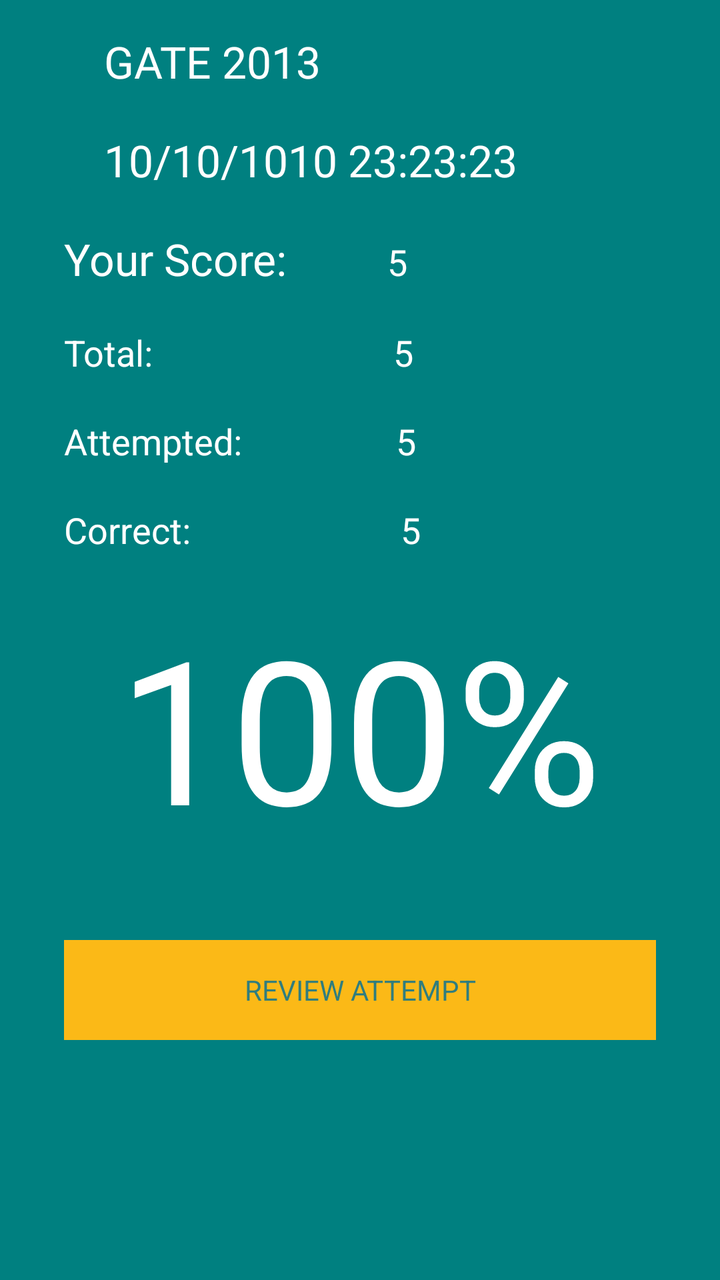
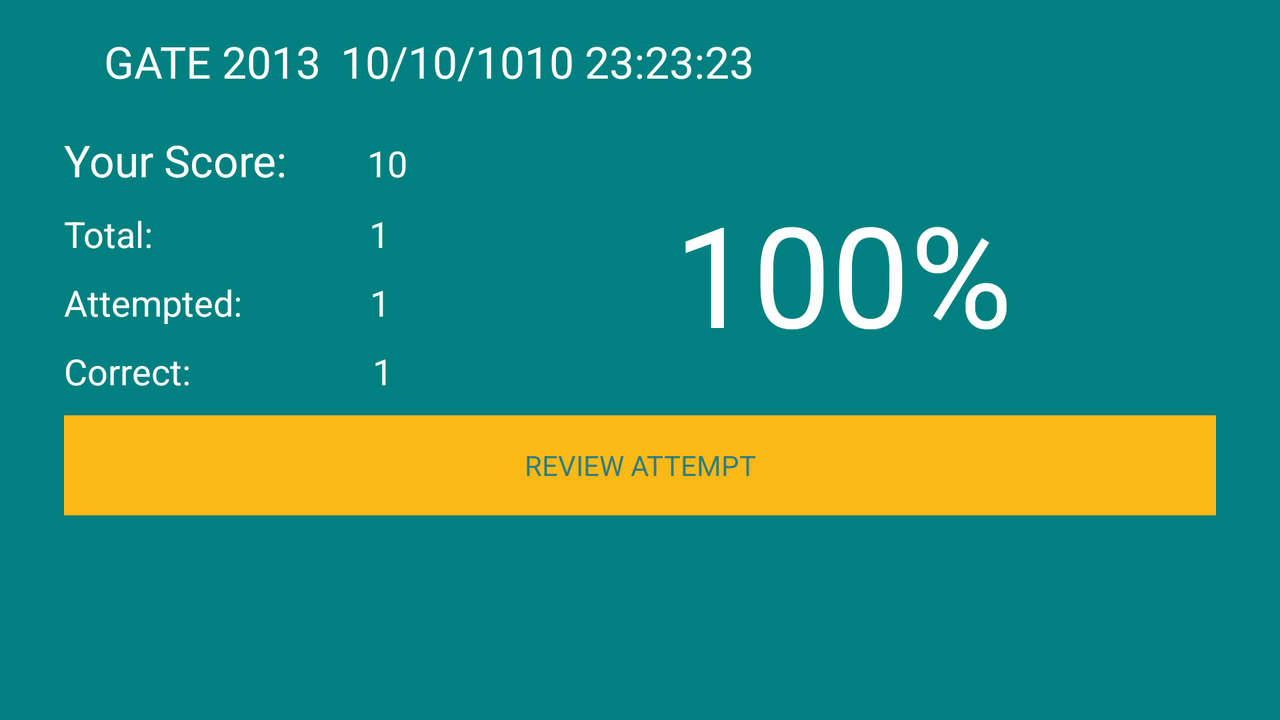

The same Android screen from two of the app's own layout files: first res/layout/ as a phone draws it, then the repository's variant for another configuration, drawn on a device whose configuration selects that folder. Both files follow.
<!-- AndroidManifest.xml: application theme AppTheme -->
<!-- res/layout/review_attempt_score_board.xml -->
<LinearLayout xmlns:android="http://schemas.android.com/apk/res/android"
    xmlns:tools="http://schemas.android.com/tools"
    android:layout_width="match_parent"
    android:layout_height="match_parent"
    android:paddingBottom="@dimen/activity_vertical_margin"
    android:paddingLeft="@dimen/activity_horizontal_margin"
    android:paddingRight="@dimen/activity_horizontal_margin"
    android:paddingTop="@dimen/activity_vertical_margin"
    android:orientation="vertical"
    android:background="@color/babyblue"
    tools:context=".ReviewAttemptScore" >

    <LinearLayout
 		android:layout_width="fill_parent"
		android:layout_height="wrap_content"
        android:orientation="vertical"
        android:layout_marginLeft="20dp"
        android:layout_marginRight="40dp"
        android:paddingLeft="@dimen/activity_horizontal_margin"
        android:paddingRight="@dimen/activity_horizontal_margin" >
    
    <TextView
        android:id="@+id/QuizName"
        android:layout_width="wrap_content"
        android:layout_height="wrap_content"
        android:layout_marginBottom="20dp"
        android:textColor="@color/white"
        android:text="GATE 2013"
        android:textAppearance="?android:attr/textAppearanceLarge" />
	
    <TextView
        	android:id="@+id/DateAndTime"
        	android:layout_width="wrap_content"
        	android:layout_height="wrap_content"
        	android:layout_marginBottom="20dp"
        	android:layout_marginRight="10dp"
        	android:textColor="@color/white"
        	android:text="10/10/1010 23:23:23"
        	android:textAppearance="?android:attr/textAppearanceLarge" />
    
    </LinearLayout>
    
    <LinearLayout
 		android:layout_width="fill_parent"
		android:layout_height="wrap_content"
        android:orientation="horizontal"
        android:paddingLeft="@dimen/activity_horizontal_margin"
        android:paddingRight="@dimen/activity_horizontal_margin" >
    
    <TextView
        android:id="@+id/Score"
        android:layout_width="wrap_content"
        android:layout_height="wrap_content"
        android:text="Your Score:"
        android:textColor="@color/white"
        android:layout_marginBottom="20dp"
        android:textAppearance="?android:attr/textAppearanceLarge" />

    <TextView
        	android:id="@+id/userScore"
        	android:layout_width="wrap_content"
        	android:layout_height="wrap_content"
        	android:layout_marginRight="40dp"
        	android:layout_marginBottom="20dp"
        	android:textColor="@color/white"
        	android:text="5"
        	android:layout_marginLeft="50dp"
        	android:textAppearance="?android:attr/textAppearanceMedium" />
    
    </LinearLayout>
    
    <LinearLayout
 		android:layout_width="fill_parent"
		android:layout_height="wrap_content"
        android:orientation="horizontal"
        android:paddingLeft="@dimen/activity_horizontal_margin"
        android:paddingRight="@dimen/activity_horizontal_margin" >
    	
    	<TextView
        	android:id="@+id/Total"
        	android:layout_width="wrap_content"
        	android:layout_height="wrap_content"
        	android:text="Total:"
        	android:textColor="@color/white"
        	android:layout_marginBottom="20dp"
        	android:textAppearance="?android:attr/textAppearanceMedium" />
        
    	<TextView
        	android:id="@+id/totalQuestions"
        	android:layout_width="wrap_content"
        	android:layout_height="wrap_content"
        	android:layout_marginBottom="20dp"
        	android:layout_marginRight="40dp"
        	android:layout_marginLeft="120dp"
        	android:textColor="@color/white"
        	android:text="5"
        	android:textAppearance="?android:attr/textAppearanceMedium" />
    	
    </LinearLayout>
    
    <LinearLayout
 		android:layout_width="fill_parent"
		android:layout_height="wrap_content"
        android:orientation="horizontal"
        android:paddingLeft="@dimen/activity_horizontal_margin"
        android:paddingRight="@dimen/activity_horizontal_margin" >
    	
    	<TextView
        	android:id="@+id/Attempted"
        	android:layout_width="wrap_content"
        	android:layout_height="wrap_content"
        	android:text="Attempted:"
        	android:textColor="@color/white"
        	android:layout_marginBottom="20dp"
        	android:textAppearance="?android:attr/textAppearanceMedium" />
        
    	<TextView
        	android:id="@+id/attemptedQuestions"
        	android:layout_width="wrap_content"
        	android:layout_height="wrap_content"
        	android:layout_marginBottom="20dp"
        	android:layout_marginRight="40dp"
        	android:layout_marginLeft="77dp"
        	android:text="5"
        	android:textColor="@color/white"
        	android:textAppearance="?android:attr/textAppearanceMedium" />
    	
    </LinearLayout>
    
    <LinearLayout
 		android:layout_width="fill_parent"
		android:layout_height="wrap_content"
        android:orientation="horizontal"
        android:paddingLeft="@dimen/activity_horizontal_margin"
        android:paddingRight="@dimen/activity_horizontal_margin" >
    	
    	<TextView
        	android:id="@+id/Correct"
        	android:layout_width="wrap_content"
        	android:layout_height="wrap_content"
        	android:text="Correct:"
        	android:textColor="@color/white"
        	android:layout_marginBottom="20dp"
        	android:textAppearance="?android:attr/textAppearanceMedium" />
        
    	<TextView
        	android:id="@+id/correctQuestions"
        	android:layout_width="wrap_content"
        	android:layout_height="wrap_content"
        	android:layout_marginBottom="20dp"
        	android:layout_marginRight="40dp"
        	android:text="5"
        	android:layout_marginLeft="105dp"
        	android:textColor="@color/white"
        	android:textAppearance="?android:attr/textAppearanceMedium" />
    	
    </LinearLayout>
    
    <LinearLayout
 		android:layout_width="fill_parent"
		android:layout_height="wrap_content"
        android:orientation="horizontal"
        android:gravity="center"
        android:paddingLeft="@dimen/activity_horizontal_margin"
        android:paddingRight="@dimen/activity_horizontal_margin" >

        <TextView
            android:id="@+id/percentage"
            android:layout_width="wrap_content"
            android:layout_height="wrap_content"
            android:text="100"
            android:textSize="100sp"
            android:textColor="@color/white"
            android:textAppearance="?android:attr/textAppearanceLarge" />
        
        <TextView
            android:id="@+id/textView"
            android:layout_width="wrap_content"
            android:layout_height="wrap_content"
            android:text="%"
            android:textSize="100sp"
            android:textColor="@color/white"
            android:textAppearance="?android:attr/textAppearanceLarge" />
    
    </LinearLayout>
    
    <LinearLayout
 		android:layout_width="fill_parent"
		android:layout_height="wrap_content"
        android:orientation="horizontal"
        android:paddingTop="40dp"
        android:paddingLeft="@dimen/activity_horizontal_margin"
        android:paddingRight="@dimen/activity_horizontal_margin" >
    	
    	<Button 
    	    android:id="@+id/reviewAttempt"
    	    android:layout_width="fill_parent"
        	android:layout_height="50dp"
        	android:textColor="@color/darkgrey"
        	android:background="@color/light_grey"
        	android:text="REVIEW ATTEMPT" />
    
    </LinearLayout>
    
</LinearLayout>
<!-- resources referenced by this layout -->
<resources>
  <color name="babyblue">#008080</color>
  <color name="darkgrey">#307D7E</color>
  <color name="light_grey">#FBB917</color>
  <color name="white">#FFFFFF</color>
  <dimen name="activity_horizontal_margin">16dp</dimen>
  <dimen name="activity_vertical_margin">16dp</dimen>
  <style name="AppTheme" parent="AppBaseTheme">
          
      </style>
  <style name="AppBaseTheme" parent="android:Theme.Light">
          
      </style>
</resources>
<!-- res/layout-land/review_attempt_score_board.xml (the repository's variant of the layout above) -->
<!-- drawn on the phone turned sideways -->
<LinearLayout xmlns:android="http://schemas.android.com/apk/res/android"
    xmlns:tools="http://schemas.android.com/tools"
    android:layout_width="match_parent"
    android:layout_height="match_parent"
    android:paddingBottom="@dimen/activity_vertical_margin"
    android:paddingLeft="@dimen/activity_horizontal_margin"
    android:paddingRight="@dimen/activity_horizontal_margin"
    android:paddingTop="@dimen/activity_vertical_margin"
    android:orientation="vertical"
    android:background="@color/babyblue"
    tools:context=".ReviewAttemptScore" >

    <LinearLayout
 		android:layout_width="fill_parent"
		android:layout_height="wrap_content"
        android:orientation="horizontal"
        android:layout_marginLeft="20dp"
        android:layout_marginRight="40dp"
        android:paddingLeft="@dimen/activity_horizontal_margin"
        android:paddingRight="@dimen/activity_horizontal_margin" >
    
    <TextView
        android:id="@+id/QuizName"
        android:layout_width="wrap_content"
        android:layout_height="wrap_content"
        android:layout_marginBottom="20dp"
        android:layout_marginRight="10dp"
        android:textColor="@color/white"
        android:text="GATE 2013"
        android:textAppearance="?android:attr/textAppearanceLarge" />
	
    <TextView
        	android:id="@+id/DateAndTime"
        	android:layout_width="wrap_content"
        	android:layout_height="wrap_content"
        	android:layout_marginBottom="20dp"
        	android:layout_marginRight="10dp"
        	android:textColor="@color/white"
        	android:text="10/10/1010 23:23:23"
        	android:textAppearance="?android:attr/textAppearanceLarge" />
    
    </LinearLayout>
    
    <LinearLayout
 		android:layout_width="fill_parent"
		android:layout_height="wrap_content"
        android:orientation="horizontal" >
    
    <LinearLayout
 		android:layout_width="wrap_content"
		android:layout_height="wrap_content"
        android:orientation="vertical" >
    
    <LinearLayout
 		android:layout_width="wrap_content"
		android:layout_height="wrap_content"
        android:orientation="horizontal"
        android:paddingLeft="@dimen/activity_horizontal_margin"
        android:paddingRight="@dimen/activity_horizontal_margin" >
    
    <TextView
        android:id="@+id/Score"
        android:layout_width="wrap_content"
        android:layout_height="wrap_content"
        android:text="Your Score:"
        android:textColor="@color/white"
        android:layout_marginBottom="10dp"
        android:textAppearance="?android:attr/textAppearanceLarge" />

    <TextView
        	android:id="@+id/userScore"
        	android:layout_width="wrap_content"
        	android:layout_height="wrap_content"
        	android:layout_marginBottom="10dp"
        	android:textColor="@color/white"
        	android:text="10"
        	android:layout_marginLeft="40dp"
        	android:textAppearance="?android:attr/textAppearanceMedium" />
    
    </LinearLayout>
    
    <LinearLayout
 		android:layout_width="fill_parent"
		android:layout_height="wrap_content"
        android:orientation="horizontal"
        android:paddingLeft="@dimen/activity_horizontal_margin"
        android:paddingRight="@dimen/activity_horizontal_margin" >
    	
    	<TextView
        	android:id="@+id/Total"
        	android:layout_width="wrap_content"
        	android:layout_height="wrap_content"
        	android:text="Total:"
        	android:textColor="@color/white"
        	android:layout_marginBottom="10dp"
        	android:textAppearance="?android:attr/textAppearanceMedium" />
        
    	<TextView
        	android:id="@+id/totalQuestions"
        	android:layout_width="wrap_content"
        	android:layout_height="wrap_content"
        	android:layout_marginBottom="10dp"
        	android:textColor="@color/white"
        	android:text="10"
        	android:layout_marginLeft="108dp"
        	android:textAppearance="?android:attr/textAppearanceMedium" />
    	
    </LinearLayout>
    
    <LinearLayout
 		android:layout_width="fill_parent"
		android:layout_height="wrap_content"
        android:orientation="horizontal"
        android:paddingLeft="@dimen/activity_horizontal_margin"
        android:paddingRight="@dimen/activity_horizontal_margin" >
    	
    	<TextView
        	android:id="@+id/Attempted"
        	android:layout_width="wrap_content"
        	android:layout_height="wrap_content"
        	android:text="Attempted:"
        	android:textColor="@color/white"
        	android:layout_marginBottom="10dp"
        	android:textAppearance="?android:attr/textAppearanceMedium" />
        
    	<TextView
        	android:id="@+id/attemptedQuestions"
        	android:layout_width="wrap_content"
        	android:layout_height="wrap_content"
        	android:layout_marginBottom="10dp"
        	android:text="10"
        	android:layout_marginLeft="64dp"
        	android:textColor="@color/white"
        	android:textAppearance="?android:attr/textAppearanceMedium" />
    	
    </LinearLayout>
    
    <LinearLayout
 		android:layout_width="fill_parent"
		android:layout_height="wrap_content"
        android:orientation="horizontal"
        android:paddingLeft="@dimen/activity_horizontal_margin"
        android:paddingRight="@dimen/activity_horizontal_margin" >
    	
    	<TextView
        	android:id="@+id/Correct"
        	android:layout_width="wrap_content"
        	android:layout_height="wrap_content"
        	android:text="Correct:"
        	android:textColor="@color/white"
        	android:layout_marginBottom="10dp"
        	android:textAppearance="?android:attr/textAppearanceMedium" />
        
    	<TextView
        	android:id="@+id/correctQuestions"
        	android:layout_width="wrap_content"
        	android:layout_height="wrap_content"
        	android:layout_marginBottom="10dp"
        	android:text="10"
        	android:layout_marginLeft="91dp"
        	android:textColor="@color/white"
        	android:textAppearance="?android:attr/textAppearanceMedium" />
    	
    </LinearLayout>
    
    </LinearLayout>
    
    <LinearLayout
 		android:layout_width="fill_parent"
		android:layout_height="fill_parent"
		android:gravity="center"
        android:orientation="horizontal" >
    
        <TextView
        	android:id="@+id/percentage"
        	android:layout_width="wrap_content"
        	android:layout_height="wrap_content"
        	android:text="100"
        	android:textSize="70dp"
        	android:textColor="@color/white" />
        
        <TextView
        	android:id="@+id/textView"
        	android:layout_width="wrap_content"
        	android:layout_height="wrap_content"
        	android:text="%"
        	android:textSize="70dp"
        	android:textColor="@color/white" />
        
    </LinearLayout>
        
    </LinearLayout>
    
    <LinearLayout
 		android:layout_width="fill_parent"
		android:layout_height="wrap_content"
        android:orientation="horizontal"
        android:paddingLeft="@dimen/activity_horizontal_margin"
        android:paddingRight="@dimen/activity_horizontal_margin" >
    	
    	<Button 
    	    android:id="@+id/reviewAttempt"
    	    android:layout_width="fill_parent"
        	android:layout_height="50dp"
        	android:textColor="@color/darkgrey"
        	android:background="@color/light_grey"
        	android:text="REVIEW ATTEMPT" />
    
    </LinearLayout>
    
</LinearLayout>
